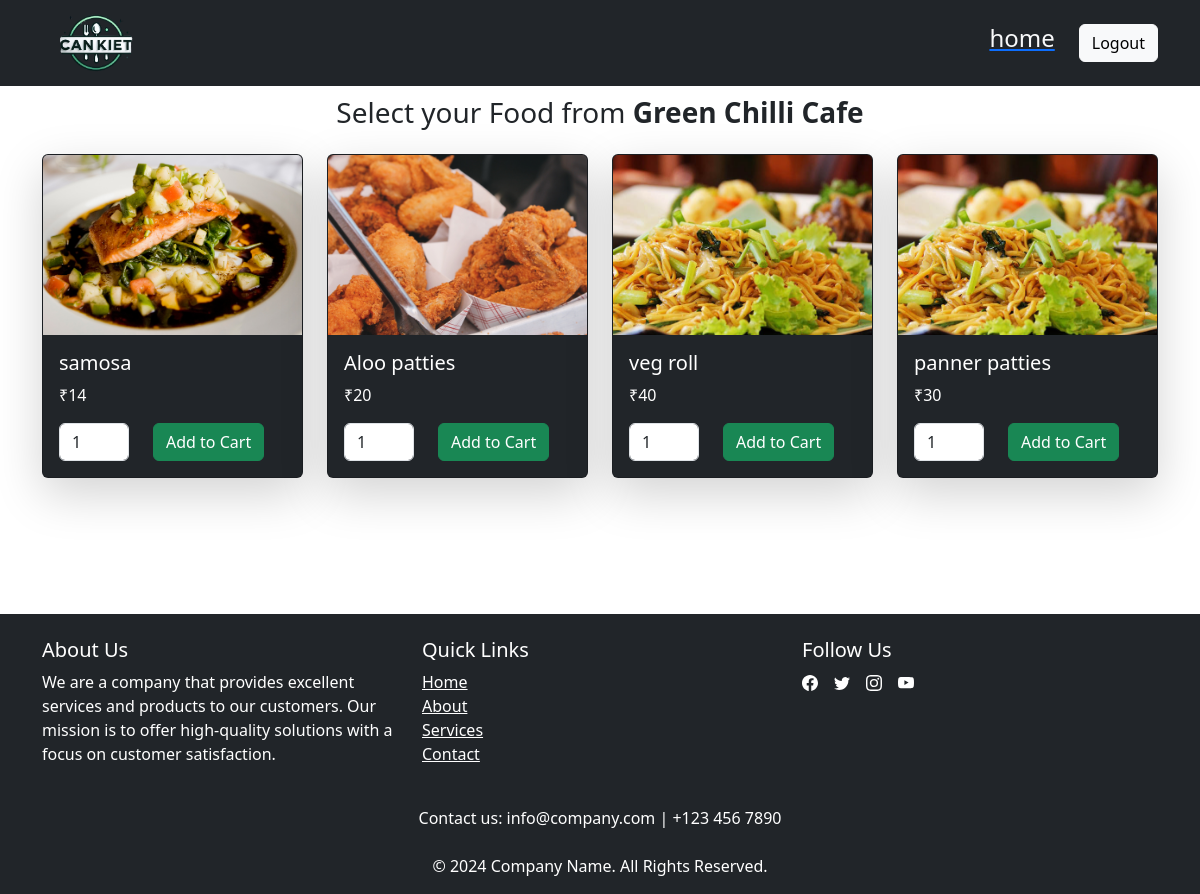
Before: /cankiet/c1/food/ with the older database file.
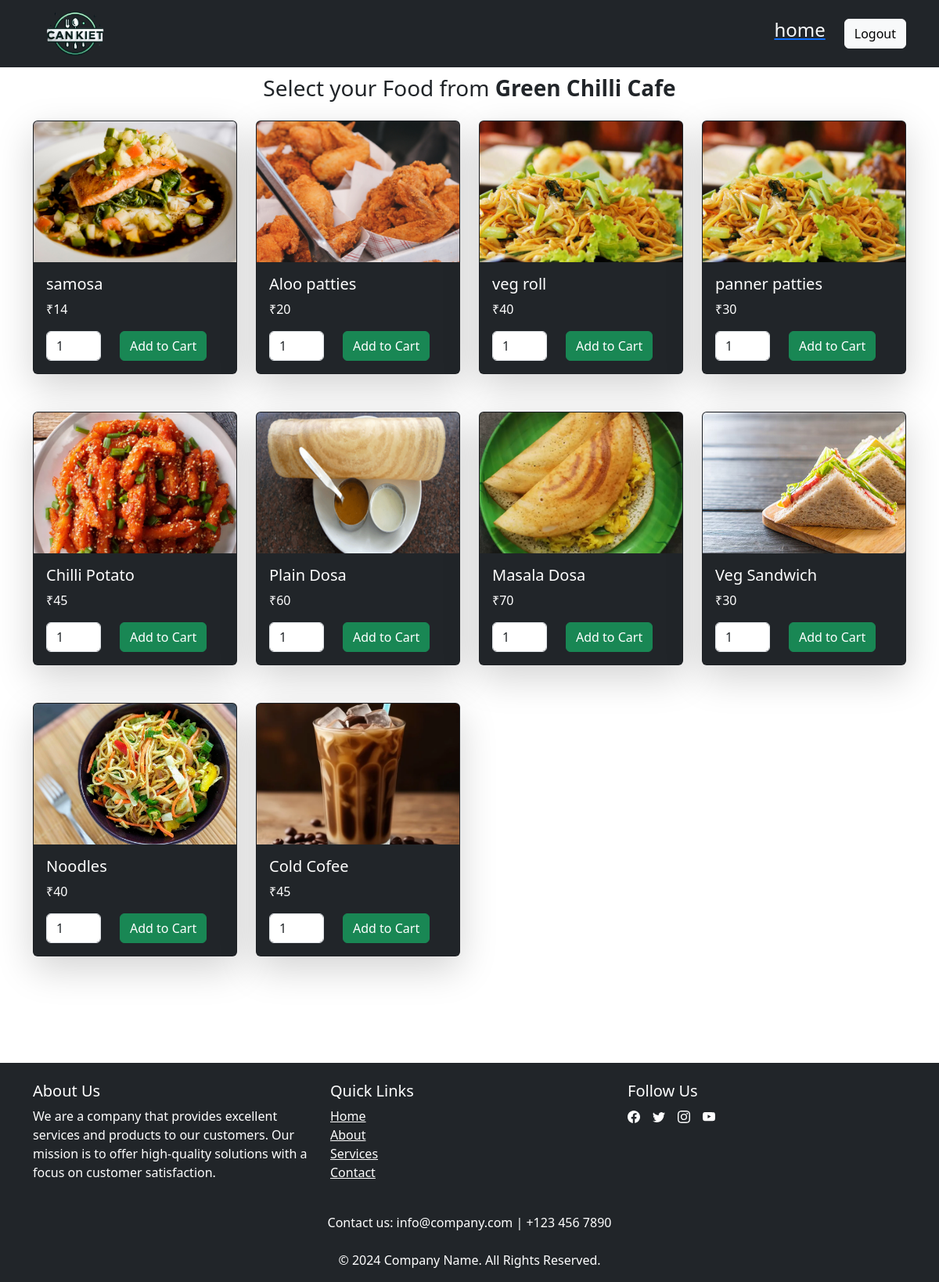
After: the same page with the newer database file.
### cankiet/models.py (models this page shows, shortened)
class Canteen(models.Model):
    c_no=models.CharField(max_length=2,primary_key=True,)
    c_name=models.CharField(max_length=20)

class Items(models.Model):
    i_no=models.CharField(max_length=12,primary_key=True)
    item=models.CharField(max_length=20)
    i_image=models.ImageField(upload_to='images/',blank=True)
    price=models.IntegerField()
    c_no=models.CharField(max_length=12)
    availability=models.CharField(max_length=1)

### cankiet/views.py (the view)
# urls.py: path('<str:c_no>/food/', views.food, name='food'),
def food(request,c_no):
    canteen = get_object_or_404(Canteen, c_no=c_no)
    items = Items.objects.filter(c_no=canteen.c_no)
    return render(request, 'cankiet/orderfoodpage.html', {'canteen': canteen, 'items': items})

### cankiet/templates/cankiet/orderfoodpage.html (shortened to what this page needs)
{% load static %}
<!DOCTYPE html>
<html lang="en">
<head>
    <link href="https://cdn.jsdelivr.net/npm/bootstrap@5.3.0/dist/css/bootstrap.min.css" rel="stylesheet">
</head>
<body>
    <nav class="navbar navbar-expand-lg navbar-light text-light bg-dark fixed-top">
        <div class="container">
            <a class="navbar-brand" href="#"><img src="{% static 'images/cankiet_logo.png' %}"  height="60px" alt="logo" class="img-responsive"></a>
            <div class="collapse navbar-collapse" id="navbarNav">
                <ul class="navbar-nav ms-auto">
                    <li class="nav-item mx-4">
                        <h4>{{request.session.user.name }} &nbsp; {{request.session.user.u_id}}</h4>
                    </li>
                    <li class="nav-item mx-4">
                        <a class="" href="#"><h4 class="text-light">home</h4></a>
                    </li>
                    <li class="nav-item">
                        <a class="btn btn-light text-warm" href="#">Logout</a>
                    </li>
                </ul>
            </div>
        </div>
    </nav>
    <section class="order-food-section py-5 mt-4">
        <div class="container">
            <h3 class="text-center mt-4 mb-4">Select your Food from <strong>{{ canteen.c_name}}</strong></h3>
            <div class="row row-cols-2 row-cols-md-4 row-cols-lg-4 g-4 mb-3" id="breakfast-cards">
                {% for item in items %}
                <div class="col mb-4 col-lg-3">
                    <div class="card bg-dark text-white shadow-lg ">
                        <img src="{{item.i_image.url}}" class="card-img-top" style="height: 180px; object-fit: cover;" alt="Pancakes">
                        <div class="card-body">
                            <h5 class="card-title">{{ item.item }}</h5>
                            <p class="card-text">₹{{ item.price }}</p>
                            <form method="post" action="{% url 'cart' canteen.c_no %}">
                                <div class="d-flex align-items-center">
                                <input type="number" class="form-control " id="quantity_{{ item.i_no }}" name="quantity" style="width:70px" min="1" value="1" required>
                                <button type="submit" class="btn btn-success ms-4">Add to Cart</button>
                                </div>
                            </form>
                        </div>
                    </div>
                </div>
                {% endfor %}
            </div>
        </div>
    </section>
<footer class="bg-dark text-white pt-4 pb-2 mt-5">
    <div class="container">
      <div class="row">
        <div class="col-md-4">
          <h5>About Us</h5>
          <p>
            We are a company that provides excellent services and products to our customers. Our mission is to offer high-quality solutions with a focus on customer satisfaction.
          </p>
        </div>
        <div class="col-md-4">
          <h5>Quick Links</h5>
          <ul class="list-unstyled">
            <li><a href="#"class="text-white">Home</a></li>
            <li><a href="#" class="text-white">About</a></li>
            <li><a href="#" class="text-white">Services</a></li>
            <li><a href="#" class="text-white">Contact</a></li>
          </ul>
        </div>
        <div class="col-md-4">
          <h5>Follow Us</h5>
          <ul class="list-unstyled d-flex">
            <li class="me-3">
              <a href="#" class="text-white"></i></a>
            </li>
            <li class="me-3">
              <a href="#" class="text-white"></i></a>
            </li>
            <li class="me-3">
              <a href="#" class="text-white"></i></a>
            </li>
            <li class="me-3">
                <a href="#" class="text-white"></i></a>
            </li>
          </ul>
        </div>
      </div>
      <div class="row mt-4">
        <div class="col-12 text-center">
          <p>Contact us: info@company.com | +123 456 7890</p>
        </div>
      </div>
    </div>
    <div class="bg-dark text-center text-white py-2">
      <p class="mb-0">&copy; 2024 Company Name. All Rights Reserved.</p>
    </div>
  </footer>
</body>
</html>

Changed rows visible on the page:
added Items: i_image (picture), item "Chilli Potato", price "45"
added Items: i_image (picture), item "Plain Dosa", price "60"
added Items: i_image (picture), item "Masala Dosa", price "70"
added Items: i_image (picture), item "Veg Sandwich", price "30"
added Items: i_image (picture), item "Noodles", price "40"
added Items: i_image (picture), item "Cold Cofee", price "45"
